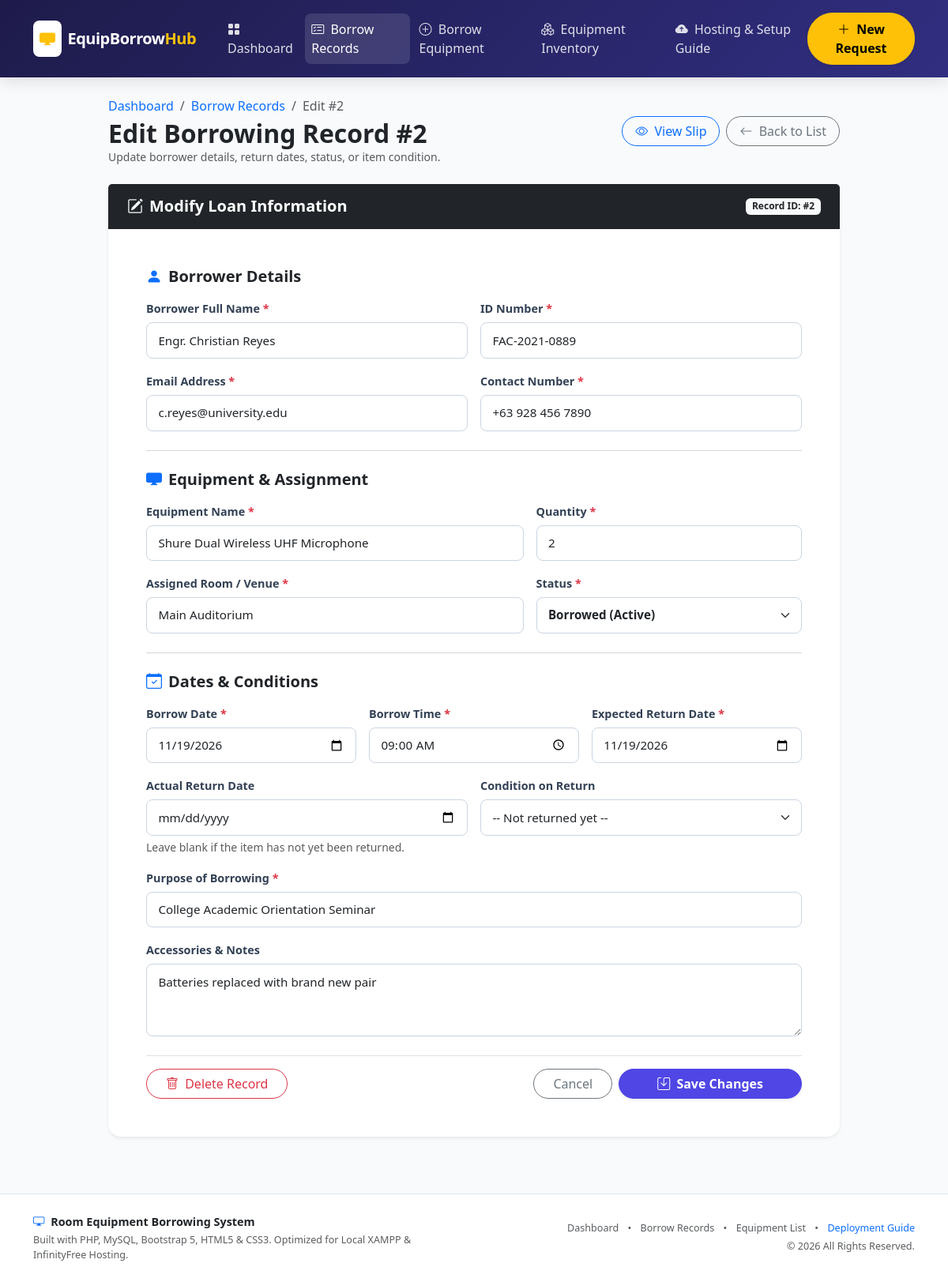
Page /edit.php?id=2 on the committed database.
### tables this page shows
CREATE TABLE IF NOT EXISTS `equipment_borrowings` (
  `id` INT AUTO_INCREMENT PRIMARY KEY,
  `borrower_name` VARCHAR(100) NOT NULL,
  `borrower_id_number` VARCHAR(50) NOT NULL,
  `borrower_email` VARCHAR(100) NOT NULL,
  `borrower_contact` VARCHAR(20) NOT NULL,
  `equipment_id` INT DEFAULT NULL,
  `equipment_name` VARCHAR(100) NOT NULL,
  `room_assigned` VARCHAR(50) NOT NULL,
  `quantity` INT NOT NULL DEFAULT 1,
  `borrow_date` DATE NOT NULL,
  `borrow_time` TIME NOT NULL,
  `expected_return_date` DATE NOT NULL,
  `actual_return_date` DATE DEFAULT NULL,
  `status` ENUM('Borrowed', 'Returned', 'Overdue', 'Pending') NOT NULL DEFAULT 'Borrowed',
  `purpose` VARCHAR(255) NOT NULL,
  `condition_on_borrow` VARCHAR(100) NOT NULL DEFAULT 'Good / Functional',
  `condition_on_return` VARCHAR(100) DEFAULT NULL,
  `remarks` TEXT DEFAULT NULL,
  `created_at` TIMESTAMP DEFAULT CURRENT_TIMESTAMP,
  `updated_at` TIMESTAMP DEFAULT CURRENT_TIMESTAMP ON UPDATE CURRENT_TIMESTAMP,
  INDEX (`status`),
  INDEX (`borrow_date`),
  INDEX (`equipment_id`)
);

### edit.php (the view, shortened to what this page needs)
<?php
require_once __DIR__ . '/includes/header.php';
$pdo = getDBConnection();
$id = isset($_GET['id']) ? (int)$_GET['id'] : 0;
try {
    $stmt = $pdo->prepare("SELECT * FROM equipment_borrowings WHERE id = :id");
    $stmt->execute([':id' => $id]);
    $record = $stmt->fetch();
} catch (PDOException $e) {
    setFlash('danger', 'Database error: ' . $e->getMessage());
    header('Location: borrowings.php');
    exit;
}
$errors = [];
if ($_SERVER['REQUEST_METHOD'] === 'POST') {
    $borrower_name        = trim($_POST['borrower_name'] ?? '');
    $borrower_id_number   = trim($_POST['borrower_id_number'] ?? '');
    $borrower_email       = trim($_POST['borrower_email'] ?? '');
    $borrower_contact     = trim($_POST['borrower_contact'] ?? '');
    $equipment_id         = !empty($_POST['equipment_id']) ? (int)$_POST['equipment_id'] : null;
    $equipment_name       = trim($_POST['equipment_name'] ?? '');
    $room_assigned        = trim($_POST['room_assigned'] ?? '');
    $quantity             = max(1, (int)($_POST['quantity'] ?? 1));
    $borrow_date          = trim($_POST['borrow_date'] ?? '');
    $borrow_time          = trim($_POST['borrow_time'] ?? '');
    $expected_return_date = trim($_POST['expected_return_date'] ?? '');
    $actual_return_date   = !empty($_POST['actual_return_date']) ? trim($_POST['actual_return_date']) : null;
    $status               = trim($_POST['status'] ?? 'Borrowed');
    $purpose              = trim($_POST['purpose'] ?? '');
    $condition_on_borrow  = trim($_POST['condition_on_borrow'] ?? 'Good / Functional');
    $condition_on_return  = !empty($_POST['condition_on_return']) ? trim($_POST['condition_on_return']) : null;
    $remarks              = trim($_POST['remarks'] ?? '');
    if ($status === 'Returned' && empty($actual_return_date)) {
        $actual_return_date = date('Y-m-d');
    }
    if (empty($borrower_name)) {
        $errors[] = 'Borrower name is required.';
    }
    if (empty($borrower_id_number)) {
        $errors[] = 'Borrower ID number is required.';
    }
    if (empty($borrower_email) || !filter_var($borrower_email, FILTER_VALIDATE_EMAIL)) {
        $errors[] = 'A valid email address is required.';
    }
    if (empty($borrower_contact)) {
        $errors[] = 'Contact number is required.';
    }
    if (empty($equipment_name)) {
        $errors[] = 'Equipment name is required.';
    }
    if (empty($room_assigned)) {
        $errors[] = 'Room assigned is required.';
    }
    if (empty($errors)) {
        try {
            $pdo->beginTransaction();
            $updateSql = "
                UPDATE equipment_borrowings SET
                    borrower_name = :borrower_name,
                    borrower_id_number = :borrower_id_number,
                    borrower_email = :borrower_email,
                    borrower_contact = :borrower_contact,
                    equipment_id = :equipment_id,
                    equipment_name = :equipment_name,
                    room_assigned = :room_assigned,
                    quantity = :quantity,
                    borrow_date = :borrow_date,
                    borrow_time = :borrow_time,
                    expected_return_date = :expected_return_date,
                    actual_return_date = :actual_return_date,
                    status = :status,
                    purpose = :purpose,
                    condition_on_borrow = :condition_on_borrow,
                    condition_on_return = :condition_on_return,
                    remarks = :remarks
                WHERE id = :id
            ";
            $stmtUpdate = $pdo->prepare($updateSql);
            $stmtUpdate->execute([
                ':borrower_name'        => $borrower_name,
                ':borrower_id_number'   => $borrower_id_number,
                ':borrower_email'       => $borrower_email,
                ':borrower_contact'     => $borrower_contact,
                ':equipment_id'         => $equipment_id,
                ':equipment_name'       => $equipment_name,
                ':room_assigned'        => $room_assigned,
                ':quantity'             => $quantity,
                ':borrow_date'          => $borrow_date,
                ':borrow_time'          => $borrow_time,
                ':expected_return_date' => $expected_return_date,
                ':actual_return_date'   => $actual_return_date,
                ':status'               => $status,
                ':purpose'              => $purpose,
                ':condition_on_borrow'  => $condition_on_borrow,
                ':condition_on_return'  => $condition_on_return,
                ':remarks'              => $remarks,
                ':id'                   => $id
            ]);
            if ($record['status'] !== 'Returned' && $status === 'Returned' && $equipment_id) {
                $restoreSql = "UPDATE equipment_inventory SET available_quantity = LEAST(total_quantity, available_quantity + :qty) WHERE id = :equip_id";
                $stmtRestore = $pdo->prepare($restoreSql);
                $stmtRestore->execute([
                    ':qty'      => $quantity,
                    ':equip_id' => $equipment_id
                ]);
            }
            $pdo->commit();
            setFlash('success', 'Borrowing record #' . $id . ' has been updated successfully!');
            header('Location: view.php?id=' . $id);
            exit;
        } catch (PDOException $e) {
            $pdo->rollBack();
            $errors[] = 'Update failed: ' . $e->getMessage();
        }
    }
} else {
    $borrower_name        = $record['borrower_name'];
    $borrower_id_number   = $record['borrower_id_number'];
    $borrower_email       = $record['borrower_email'];
    $borrower_contact     = $record['borrower_contact'];
    $equipment_name       = $record['equipment_name'];
    $room_assigned        = $record['room_assigned'];
    $quantity             = $record['quantity'];
    $borrow_date          = $record['borrow_date'];
    $borrow_time          = $record['borrow_time'];
    $expected_return_date = $record['expected_return_date'];
    $actual_return_date   = $record['actual_return_date'];
    $status               = $record['status'];
    $purpose              = $record['purpose'];
    $remarks              = $record['remarks'];
}
?>
<div class="row justify-content-center">
    <div class="col-lg-10">
        <div class="d-flex justify-content-between align-items-center mb-4">
            <div>
                <nav aria-label="breadcrumb">
                    <ol class="breadcrumb mb-1 small">
                        <li class="breadcrumb-item"><a href="index.php" class="text-decoration-none">Dashboard</a></li>
                        <li class="breadcrumb-item"><a href="borrowings.php" class="text-decoration-none">Borrow Records</a></li>
                        <li class="breadcrumb-item active" aria-current="page">Edit #<?= $id ?></li>
                    </ol>
                </nav>
                <h2 class="fw-bold mb-0 text-dark">Edit Borrowing Record #<?= $id ?></h2>
                <p class="text-muted small mb-0">Update borrower details, return dates, status, or item condition.</p>
            </div>
            <div class="d-flex gap-2">
                <a href="view.php?id=<?= $id ?>" class="btn btn-outline-primary rounded-pill px-3">
                    <i class="bi bi-eye me-1"></i> View Slip
                </a>
                <a href="borrowings.php" class="btn btn-outline-secondary rounded-pill px-3">
                    <i class="bi bi-arrow-left me-1"></i> Back to List
                </a>
            </div>
        </div>
        <div class="card form-card shadow-sm border-0 mb-5">
            <div class="card-header bg-dark text-white py-3 px-4 d-flex justify-content-between align-items-center">
                <h5 class="mb-0 fw-bold"><i class="bi bi-pencil-square me-2"></i>Modify Loan Information</h5>
                <span class="badge bg-light text-dark">Record ID: #<?= $id ?></span>
            </div>
            <div class="card-body p-4 p-md-5">
                <form action="edit.php?id=<?= $id ?>" method="POST" class="needs-validation" novalidate>
                    <h5 class="fw-bold mb-3 text-dark"><i class="bi bi-person-fill text-primary me-2"></i>Borrower Details</h5>
                    <div class="row g-3 mb-4">
                        <div class="col-md-6">
                            <label for="borrower_name" class="form-label">Borrower Full Name <span class="text-danger">*</span></label>
                            <input type="text" name="borrower_name" id="borrower_name" class="form-control" required value="<?= htmlspecialchars($borrower_name) ?>">
                        </div>
                        <div class="col-md-6">
                            <label for="borrower_id_number" class="form-label">ID Number <span class="text-danger">*</span></label>
                            <input type="text" name="borrower_id_number" id="borrower_id_number" class="form-control" required value="<?= htmlspecialchars($borrower_id_number) ?>">
                        </div>
                        <div class="col-md-6">
                            <label for="borrower_email" class="form-label">Email Address <span class="text-danger">*</span></label>
                            <input type="email" name="borrower_email" id="borrower_email" class="form-control" required value="<?= htmlspecialchars($borrower_email) ?>">
                        </div>
                        <div class="col-md-6">
                            <label for="borrower_contact" class="form-label">Contact Number <span class="text-danger">*</span></label>
                            <input type="text" name="borrower_contact" id="borrower_contact" class="form-control" required value="<?= htmlspecialchars($borrower_contact) ?>">
                        </div>
                    </div>
                    <hr class="my-4 text-muted opacity-25">
                    <h5 class="fw-bold mb-3 text-dark"><i class="bi bi-display-fill text-primary me-2"></i>Equipment & Assignment</h5>
                    <div class="row g-3 mb-4">
                        <div class="col-md-7">
                            <label for="equipment_name" class="form-label">Equipment Name <span class="text-danger">*</span></label>
                            <input type="text" name="equipment_name" id="equipment_name" class="form-control" required value="<?= htmlspecialchars($equipment_name) ?>">
                        </div>
                        <div class="col-md-5">
                            <label for="quantity" class="form-label">Quantity <span class="text-danger">*</span></label>
                            <input type="number" name="quantity" id="quantity" class="form-control" min="1" max="50" required value="<?= (int)$quantity ?>">
                        </div>
                        <div class="col-md-7">
                            <label for="room_assigned" class="form-label">Assigned Room / Venue <span class="text-danger">*</span></label>
                            <input list="roomOptions" name="room_assigned" id="room_assigned" class="form-control" required value="<?= htmlspecialchars($room_assigned) ?>">
                        </div>
                        <div class="col-md-5">
                            <label for="status" class="form-label">Status <span class="text-danger">*</span></label>
                            <select name="status" id="status" class="form-select fw-semibold" required>
                                <option value="Borrowed" <?= ($status === 'Borrowed') ? 'selected' : '' ?>>Borrowed (Active)</option>
                            </select>
                        </div>
                    </div>
                    <hr class="my-4 text-muted opacity-25">
                    <h5 class="fw-bold mb-3 text-dark"><i class="bi bi-calendar-check text-primary me-2"></i>Dates & Conditions</h5>
                    <div class="row g-3 mb-4">
                        <div class="col-md-4">
                            <label for="borrow_date" class="form-label">Borrow Date <span class="text-danger">*</span></label>
                            <input type="date" name="borrow_date" id="borrow_date" class="form-control" required value="<?= htmlspecialchars($borrow_date) ?>">
                        </div>
                        <div class="col-md-4">
                            <label for="borrow_time" class="form-label">Borrow Time <span class="text-danger">*</span></label>
                            <input type="time" name="borrow_time" id="borrow_time" class="form-control" required value="<?= htmlspecialchars($borrow_time) ?>">
                        </div>
                        <div class="col-md-4">
                            <label for="expected_return_date" class="form-label">Expected Return Date <span class="text-danger">*</span></label>
                            <input type="date" name="expected_return_date" id="expected_return_date" class="form-control" required value="<?= htmlspecialchars($expected_return_date) ?>">
                        </div>
                        <div class="col-md-6">
                            <label for="actual_return_date" class="form-label">Actual Return Date</label>
                            <input type="date" name="actual_return_date" id="actual_return_date" class="form-control" value="<?= htmlspecialchars($actual_return_date ?? '') ?>">
                            <div class="form-text">Leave blank if the item has not yet been returned.</div>
                        </div>
                        <div class="col-md-6">
                            <label for="condition_on_return" class="form-label">Condition on Return</label>
                            <select name="condition_on_return" id="condition_on_return" class="form-select">
                                <option value="">-- Not returned yet --</option>
                            </select>
                        </div>
                        <div class="col-12">
                            <label for="purpose" class="form-label">Purpose of Borrowing <span class="text-danger">*</span></label>
                            <input type="text" name="purpose" id="purpose" class="form-control" required value="<?= htmlspecialchars($purpose) ?>">
                        </div>
                        <div class="col-12">
                            <label for="remarks" class="form-label">Accessories & Notes</label>
                            <textarea name="remarks" id="remarks" class="form-control" rows="3"><?= htmlspecialchars($remarks ?? '') ?></textarea>
                        </div>
                    </div>
                    <div class="d-flex justify-content-between align-items-center pt-3 border-top">
                        <button type="button" class="btn btn-outline-danger rounded-pill px-4" data-bs-toggle="modal" data-bs-target="#deleteModal">
                            <i class="bi bi-trash me-1"></i> Delete Record
                        </button>
                        <div class="d-flex gap-2">
                            <a href="borrowings.php" class="btn btn-outline-secondary rounded-pill px-4">Cancel</a>
                            <button type="submit" class="btn btn-primary rounded-pill px-5 shadow-sm fw-semibold">
                                <i class="bi bi-save me-1"></i> Save Changes
                            </button>
                        </div>
                    </div>
                </form>
            </div>
        </div>
    </div>
</div>
<?php require_once __DIR__ . '/includes/footer.php'; ?>

### rows in the picture
equipment_borrowings: borrower_name "Engr. Christian Reyes", borrower_id_number "FAC-2021-0889", borrower_email "c.reyes@university.edu", borrower_contact "+63 928 456 7890", equipment_name "Shure Dual Wireless UHF Microphone", quantity "2", room_assigned "Main Auditorium", status "Borrowed (Active)", borrow_date "11/19/2026", borrow_time "09:00:00", expected_return_date "11/19/2026", purpose "College Academic Orientation Seminar", remarks "Batteries replaced with brand new pair"

### other values in the picture
$id "2"
APP_NAME "Room Equipment Borrowing System"
